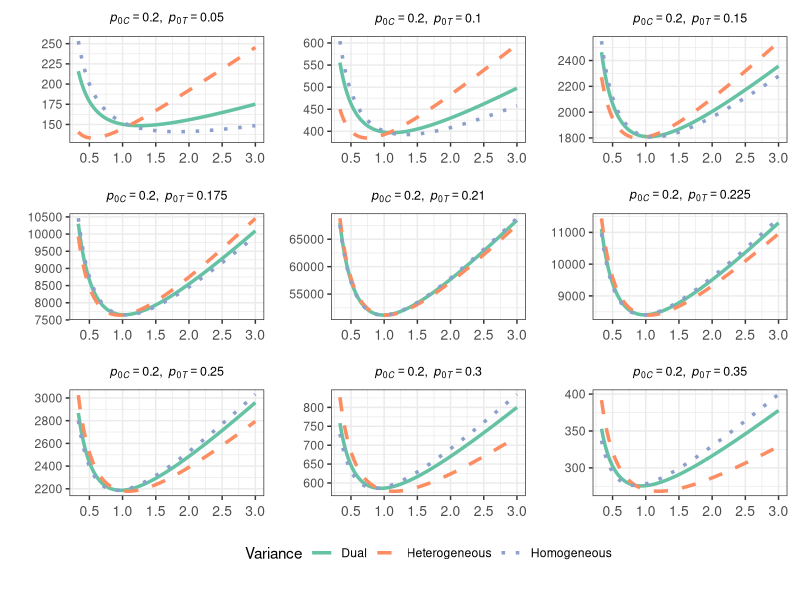
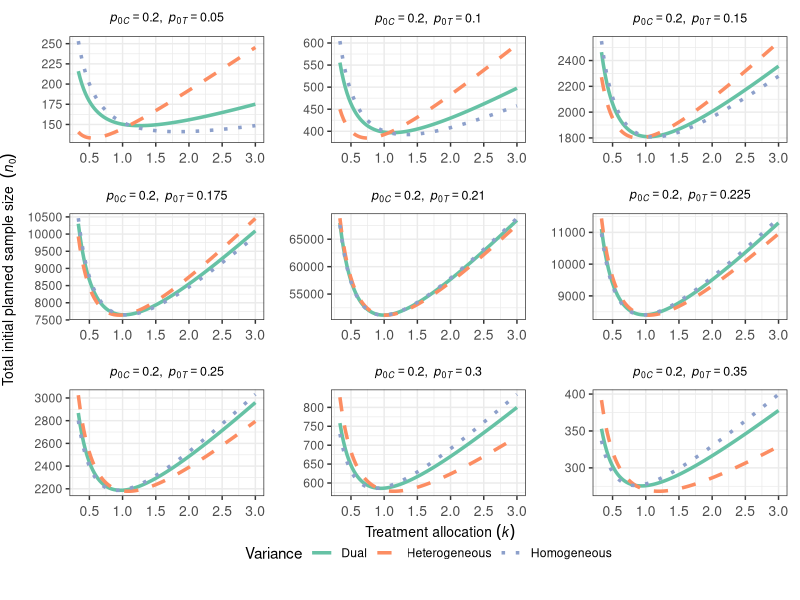

The R script that drew these images, in order:
#-------------------------------------------------------------------------------
# Purpose: Plots to compare the three formulas for estimating sample size for a 
# binary endpoint
# Author: Ann Marie Weideman
#-------------------------------------------------------------------------------

# Set working directory to current location
script_path <- setwd(dirname(rstudioapi::getActiveDocumentContext()$path))

library(RColorBrewer)
library(dplyr)
library(tidyr)
library(ggplot2)
library(patchwork)

# Function to calculate sample sizes for the three formulas
calculate_sample_sizes <- function(k, p0C, p0T) {
  
  z_alpha <- qnorm(0.025, lower.tail = FALSE)
  z_beta <- qnorm(0.2, lower.tail = FALSE)
  delta0<-p0C-p0T
  p0<-(p0C+k*p0T)/(1+k)
  var0<-p0*(1-p0)
  var0C<-p0C*(1-p0C)
  var0T<-p0T*(1-p0T)
  
  # Assumes homogeneous variance 
  n0C_f1 <- (z_alpha + z_beta)^2 * (1 + 1/k) * var0 / delta0^2
  n0_f1 <- (1 + k) * n0C_f1
  
  # Assumes heterogeneous variance
  n0C_f2 <- (z_alpha + z_beta)^2 * (var0C + (1/k) * var0T) / delta0^2
  n0_f2 <- (1 + k) * n0C_f2
  
  # Assumes dual variance
  n0C_f3 <- (z_alpha * sqrt((1 + 1/k) * var0) + 
             z_beta * sqrt(var0C + (1/k) * var0T))^2 / delta0^2
  n0_f3 <- (1 + k) * n0C_f3
  
  return(c(n0_f1, n0_f2, n0_f3))
}

# Define the color palette to be colorblind friendly
palette <- brewer.pal(n = 3, name = "Set2")

k_range <- seq(1/3, 3, length.out = 100)
p0C_values<-0.2
p0T_values<-c(0.05, 0.1, 0.15, 0.175, 0.21, 0.225, 0.25, 0.3, 0.35)
#p0C_values <- 0.2
#p0T_values <- c(0.05, 0.088, 0.113, 0.139, 0.21, 0.235, 0.276, 0.327, 0.4)

# Create a data frame with all combinations
sample_data <- expand.grid(k = k_range, p0C = p0C_values, p0T = p0T_values) %>%
  rowwise() %>%
  mutate(
    Homogeneous = calculate_sample_sizes(k, p0C, p0T)[1],
    Heterogeneous = calculate_sample_sizes(k, p0C, p0T)[2],
    Dual = calculate_sample_sizes(k, p0C, p0T)[3]
  ) %>%
  ungroup() %>%
  gather(key = "Variance", value = "sample_size", -k, -p0C, -p0T) %>%
  mutate(formula = factor(Variance, levels = c("Homogeneous", "Heterogeneous", "Dual"), 
                          labels = c("Homogeneous", 
                                     "Heterogeneous", 
                                     "Dual")))

# Function to create individual plots within the panel
make_plot <- function(data, p0C_val, p0T_val, show_x_axis_label = FALSE) {
  # Define custom line types
  line_types <- c("solid", "dashed", "dotted")
  
  p <- ggplot(data, aes(x = k, y = sample_size, group = Variance, color = Variance, linetype = Variance)) +
    geom_line(size = 1.2) +  # Increase line size for visibility
    scale_color_manual(values = palette) +
    scale_linetype_manual(values=line_types) +  # Use the custom line types
    scale_x_continuous(breaks = seq(0, 3, by = 0.5)) +
    theme_bw(base_size = 11) +  # Increase the base size for all text
    theme(
      plot.title = element_text(hjust = 0.5, size=9),
      axis.title.y = element_blank(),
      axis.title.x = element_blank(),
      axis.text.x = element_text(size = 10, vjust = 0.5),
      plot.margin = unit(c(0.25, 0.25, 1, 1), "lines")
    ) +
  ggtitle(bquote(italic(p[0*"C"]) == .(p0C_val) * "," ~ 
                   "\n" ~ 
                   italic(p[0*"T"]) == .(p0T_val)))
  if (show_x_axis_label) {
    p <- p + labs(x = "k", y = expression("Total initial planned sample size ( " 
                                          ~ italic(n[0]) *")")) 
  }
  return(p)
}

# Generate a plot for each combination of p0C and p0T
plot_list <- list()
number_of_rows <- length(unique(sample_data$p0T))
counter <- 0

for (p0T_val in p0T_values) {
  for (p0C_val in  p0C_values) {
    counter <- counter + 1
    
    # Determine if this plot is on the bottom row
    show_x_axis_label <- (counter > (number_of_rows - 1) * 3)
    
    # Subset the data for the current combination of p0T and p0C
    data_subset <- subset(sample_data, p0T == p0T_val & p0C == p0C_val)
    
    # Add plot to the growing list of plots
    plot_list[[paste(p0T_val, p0C_val, sep = "_")]] <- 
      make_plot(data_subset, p0C_val=round(p0C_val,3),
                p0T_val=round(p0T_val,3), show_x_axis_label)
  }
}

# Combine the plots into a 3x3 patchwork
combined_plot <- wrap_plots(plot_list, ncol = 3) + 
  plot_layout(guides = 'collect') &
  theme(legend.position = "bottom")
print(combined_plot)

# Define the size and resolution of output image
width_in_inches <- 7
height_in_inches <- 6
dpi <- 600

# Open a PNG device
#jpeg(filename = paste0(script_path, "/output/trio_binary.jpg"), 
#     width = width_in_inches * dpi, height = height_in_inches * dpi, res = dpi)

# Print the combined plot
print(combined_plot)

# Add the common x-axis label using grid.text
require(grid)
grid.text(label = expression("Treatment allocation " * (italic(k))), 
          x = unit(0.55, "npc"),  # centered
          y = unit(0.1, "npc"),  # adjust this value as needed
          just = c("center", "bottom"),
          gp = gpar(fontsize = 10))

# Add the common y-axis label using grid.text
grid.text(label = expression("Total initial planned sample size  " * (italic(n[0]))), 
          x = unit(0.01, "npc"), y = unit(0.55, "npc"), rot = 90,
          gp = gpar(fontsize = 10))

# Close the PNG device, which saves the file
#dev.off()
